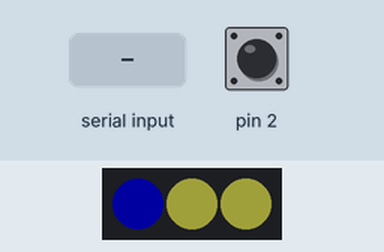
Simulated run of this sketch. Board: Arduino Uno, built with avr-gcc and run on an emulated ATmega328P. On the bench: 3 RGB LEDs in strip order, left to right. Inputs (shaded band) come from the test bench; at power-on: pin 2 HIGH. Dim RGB values are drawn brighter than linear; random numbers use the default seed unless the sketch sets one.

Above: at 2.2 s.
2.3 s: pin 2 pulled LOW for 0.15 s
At 2.87 s:
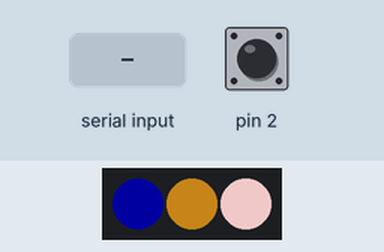
5.3 s: "!" received over the second serial link
At 6.71 s:
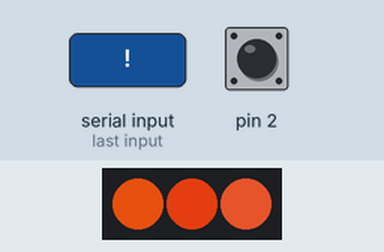
8.3 s: "*" received over the second serial link
At 9.44 s:
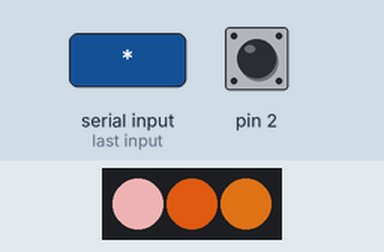
11.3 s: pin 2 pulled LOW for 1 s
At 12.47 s:
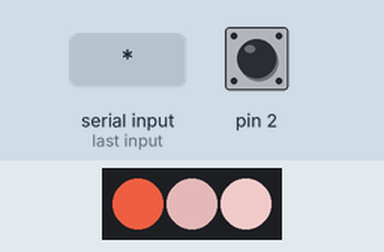
15.3 s: "~" received over the second serial link
At 16.63 s:
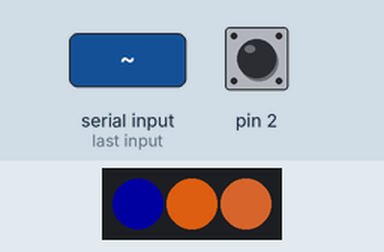
18.3 s: pin 2 pulled LOW for 3.2 s
At 19.04 s:
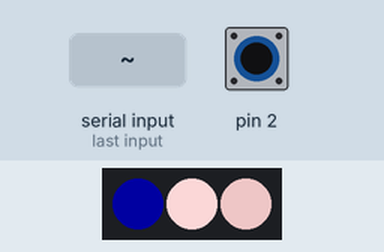
Timing chart, 0 to 31.3 s (numbered marks = the images above; inputs shaded):
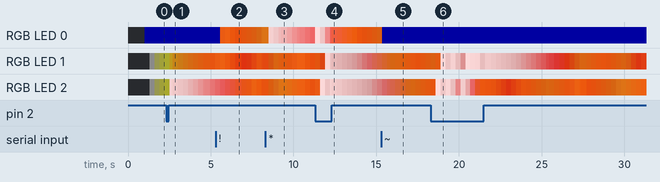

The sketch:

NeoPixelCandle.ino
```cpp
/*
  This sketch makes three NeoPixels fade in a candle-like behavior.

  created 26 Jun 2015
  modified 10 Oct 2019
  by Tom Igoe

*/
#include <CapacitiveSensor.h>
#include <SoftwareSerial.h>
#include <Adafruit_NeoPixel.h>

const int neoPixelPin = 0;
const int numPixels = 3;

SoftwareSerial mySerial(3, 4); // RX, TX

Adafruit_NeoPixel strip = Adafruit_NeoPixel(numPixels, neoPixelPin, NEO_GRB + NEO_KHZ800);

CapacitiveSensor  mySensor = CapacitiveSensor(1, 2);       // 10M resistor between pins 1 & 2, pin 2 is sensor pin

// changing range of keyframe colors for the pixels to flicker to:
unsigned long keyColors[] = {0xCB500F, 0xB4410C, 0x95230C, 0x853E0B};

unsigned long targetColor[numPixels];    // next target for each pixel
unsigned long pixelColor[numPixels];     // current color for each pixel

// count of keyframe colors:
int numColors = sizeof(keyColors) / 4;
boolean online = false;       // whether the client is online
int flickerInterval = 30;     // in millis, the delay between flicker steps
int threshold = 500;          // difference threshold for sensor
int sensingInterval = 250;    // time between local candle twinkles
int networkInterval = 1000;   // time between twinkle messages to the network
long lastTwinkle = 0;         // how long since the last local twinkle
long lastNetworkTwinkle = 0;  // how long since the last network twinkle

void setup()  {
  mySerial.begin(9600);                  // initialize serial
  mySensor.set_CS_Timeout_Millis(50);
  strip.begin();                          // initialize pixel strip
  strip.clear();  // turn off pixels
  strip.show();                         // refresh the strip


  delay(1000);    // delay to see the LEDs reset before main loop
}

void loop() {
  // if you get a serial x, make with the twinkling:
  if (mySerial.available()) {
    readSerial();
  }

  // create the flicker effect:
  if (millis() % flickerInterval < 2) {
    flickerPixels();
  }

  if (!online) {
    strip.setPixelColor(0, 0, 0, 34);  // turn first pixel to low blue
  }

  // read sensor every half second:
  if (millis() - lastTwinkle > sensingInterval) {       // disable the sensor after a sensing event happens
    long touch =  mySensor.capacitiveSensor(15);
    if (touch > threshold) {
      // if the minimum network interval has passed:
      if (millis() - lastNetworkTwinkle > networkInterval) {
        mySerial.print("*");
        lastNetworkTwinkle = millis();
      }
      twinkle();
    }
  }
  // update the strip:
  strip.show();
}

/*
  this function reads serial input and interprets it
*/

void readSerial() {
  char input = mySerial.read();
  switch (input) {
    case '*':    // do a twinkle
      twinkle();
      break;
    case '!':
      online = true;
      break;
    case '~':
      online = false;
      break;
    default:  // placeholder for other options here
      break;
  }
}

/*
  this function creates the twinkle effect:
*/
void twinkle() {
  int whichPixel = random(numPixels);
  int thisPixel = whichPixel; // pick a random pixel from the visible list
  pixelColor[thisPixel] = 0xFFDDDD;          // set its color to white
  lastTwinkle = millis();
}

/*
  this function creates the flicker effect:
*/
void flickerPixels() {
  // iterate over all pixels:
  for (int thisPixel = 0; thisPixel < numPixels; thisPixel++) {
    // if the target color matches the current color for this pixel,
    // then pick a new target color randomly:
    if (targetColor[thisPixel] == pixelColor[thisPixel]) {
      int nextColor = random(numColors);
      targetColor[thisPixel] = keyColors[nextColor];
    }
    // fade the pixel one step from the current color to the target color:
    pixelColor[thisPixel] = compare(pixelColor[thisPixel], targetColor[thisPixel]);
    // set the pixel color in the strip:
    strip.setPixelColor(thisPixel, pixelColor[thisPixel]);// set the color for this pixel
  }
}

/*
  takes two colors and returns a color that's a point on each axis (r, g, b)
  closer to the target color
*/
unsigned long compare(unsigned long thisColor, unsigned long thatColor) {
  // separate the first color:
  byte r = thisColor >> 16;
  byte g = thisColor >>  8;
  byte b = thisColor;

  // separate the second color:
  byte targetR = thatColor >> 16;
  byte targetG = thatColor >>  8;
  byte targetB = thatColor;

  // fade the first color toward the second color:
  if (r > targetR) r--;
  if (g > targetG) g--;
  if (b > targetB) b--;

  if (r < targetR) r++;
  if (g < targetG) g++;
  if (b < targetB) b++;

  // combine the values to get the new color:
  unsigned long result = ((unsigned long)r << 16) | ((unsigned long)g << 8) | b;
  return result;
}
```
